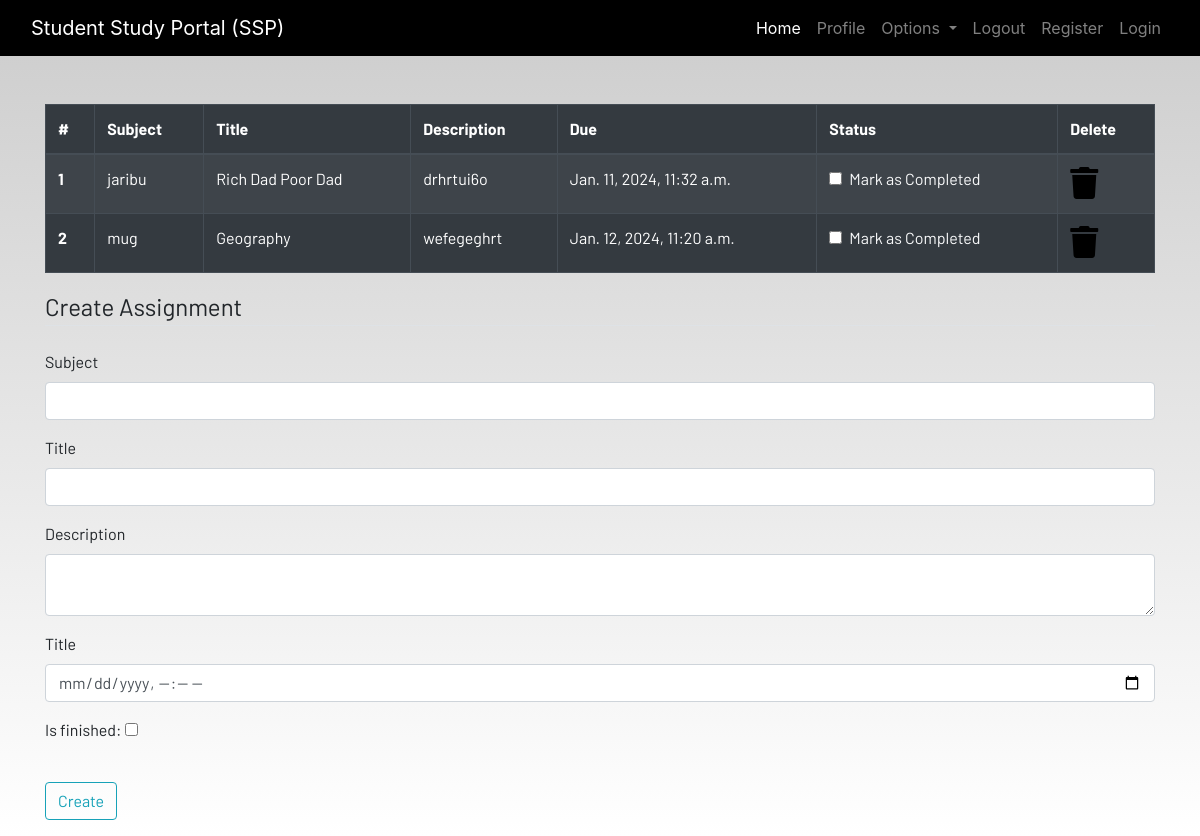
Screenshot of /homework/ (signed in) with the database file from the repository.
### dashboard/models.py (models this page shows, shortened)
class Homework(models.Model):
    user = models.ForeignKey(User, on_delete=models.CASCADE)
    subject = models.CharField(max_length=50)
    title = models.CharField(max_length=50)
    description = models.TextField(max_length=100)
    due = models.DateTimeField()
    is_finished = models.BooleanField(default=False)

### dashboard/views.py (the view)
# urls.py: path('homework/', views.homework, name="homework"),
def homework(request):
    homework = Homework.objects.filter(user=request.user)
    if len(homework) == 0:
        homework_done = True
    else:
         homework_done = False
    context = {'homeworks':homework, 'homeworks_done':homework_done,}
    return render(request, 'dashboard/homework.html', context)

### dashboard/templates/dashboard/homework.html (shortened to what this page needs)
{% extends 'dashboard/base.html' %}
{% load static %}
{% block content %}
<div class="container">
    {% if not homework_done  %}
    <table class="table table-striped table-bordered table-hover table-dark">
        <thead>
            <tr>
                <th scope="col">#</th>
                <th scope="col">Subject</th>
                <th scope="col">Title</th>
                <th scope="col">Description</th>
                <th scope="col">Due</th>
                <th scope="col">Status</th>
                <th scope="col">Delete</th>
            </tr>
        </thead>
        <tbody>
            {% for homework in homeworks %}
            <tr>
                <th scope="row">{{forloop.counter}}</th>
                <td>{{homework.subject}}</td>
                <td>{{homework.title}}</td>
                <td>{{homework.description}}</td>
                <td>{{homework.due}}</td>
                <td>
                    <a href="#">
                        <div class="form-check">
                            {% if homework.is_finished == True  %}
                            <input class="form-check-input" type="checkbox" value="" checked>
                            {% else %}
                            <input class="form-check-input" type="checkbox" value="">
                            {% endif %}
                            <label class="form-check-label text-light" for="flexCheckDefault">
                                Mark as Completed
                            </label>
                        </div>
                    </a>
                </td>
                <td><a href="{% url 'delete_homework' homework.id %}"><i class="fa fa-trash fa-2x"></i></a></td>
            </tr>
{% endfor %}
        </tbody>
    </table>
    {% else %}
    <h4>All homeworks are completed!! Create to have more!!</h4>
    {% endif %}
</div>
<div class=" container">
    <form method="POST" action="/homework/add" >
        <fieldset class="form-group">
            <legend class="border-bottom mb-4">Create Assignment</legend>
            <div class="form-group">
                <label for="subject">Subject</label>
                <input type="text" class="form-control" name="subject" >
              </div>
              <div class="form-group">
                <label for="title">Title</label>
                <input type="text" class="form-control" name="title"  >
              </div>
              <div class="form-group">
                <label for="description">Description</label>
                <textarea type="text" class="form-control" name="description"></textarea>
              </div>
              <div class="form-group">
                <label for="due">Title</label>
                <input type="datetime-local" class="form-control" name="due" >
              </div>
              <div class="form-group">
                <label for="finish">Is finished:</label>
                <input type="checkbox" name="is_finish" >
              </div>
        </fieldset>
        <div class="form-group">
            <button href="" class="btn btn-outline-info" type="submit">
                Create
            </button>
        </div>
    </form>
</div>
{% endblock content %}

### static/css/main.css (style rules this page uses)
html { scroll-behavior: smooth; height: 100%; width: 100%; }
a { text-decoration: none !important; color: black; }
html, body { max-width: 100%; overflow-x: hidden; height: 100%; width: 100%; }
body { background: linear-gradient(rgba(0, 0, 0, 0.2), rgba(255, 255, 255, 0.5)); overflow-x: hidden; background-repeat: no-repeat; }
.fa { color: black; }

### rows the page displays
Homework: subject "jaribu", title "Rich Dad Poor Dad", description "drhrtui6o", due "Jan. 11, 2024, 11:32 a.m."
Homework: subject "mug", title "Geography", description "wefegeghrt", due "Jan. 12, 2024, 11:20 a.m."
